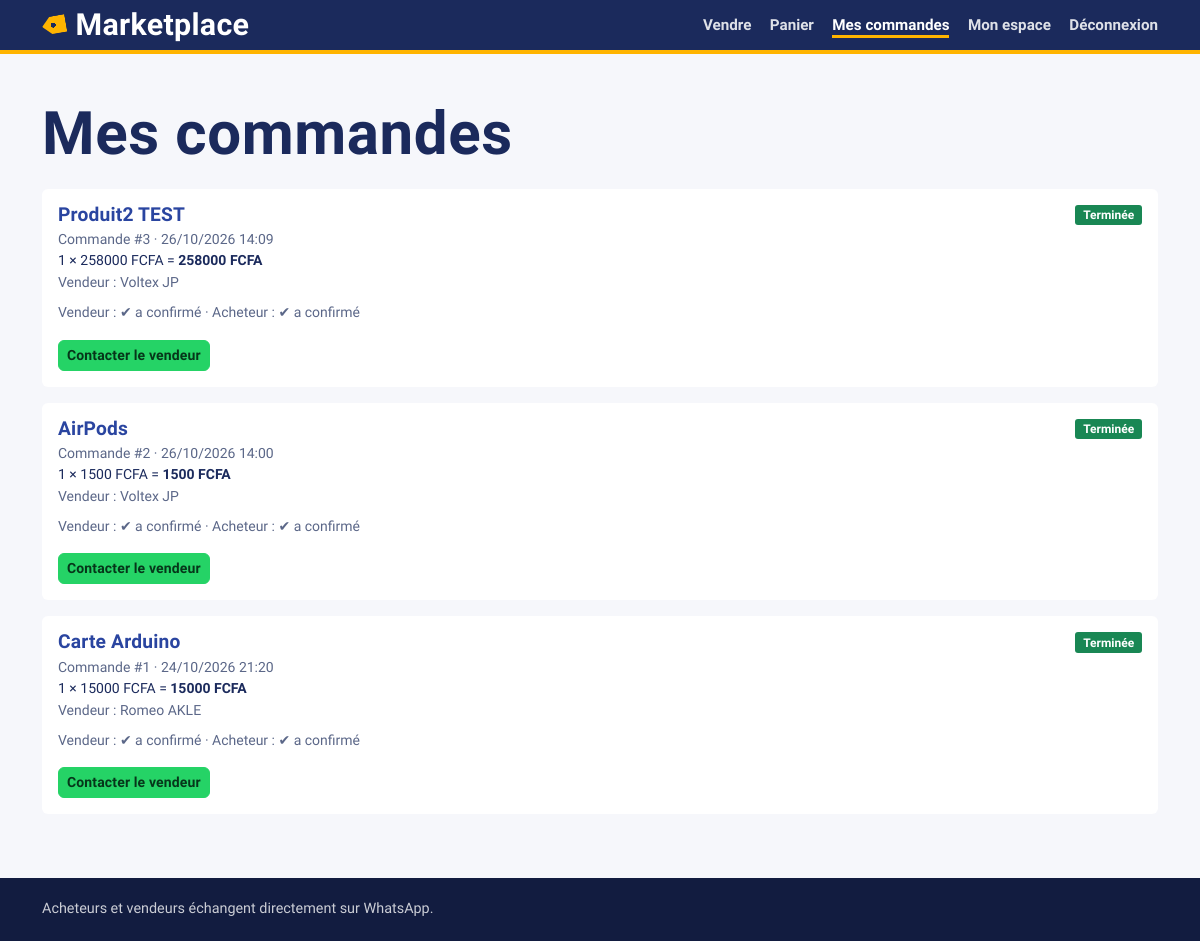
Page /orders/ (signed in) on the committed database.
### orders/models.py (models this page shows, shortened)
class Order(models.Model):
    class Status(models.TextChoices):
        PENDING = "pending", "En attente"
        CANCELLED = "cancelled", "Annulée"
        COMPLETED = "completed", "Terminée"
    buyer = models.ForeignKey(
        settings.AUTH_USER_MODEL,
        on_delete=models.PROTECT,
        related_name="orders",
    )
    product = models.ForeignKey(
        Product,
        on_delete=models.PROTECT,
        related_name="orders",
    )
    quantity = models.PositiveIntegerField(validators=[MinValueValidator(1)])
    unit_price = models.DecimalField(max_digits=10, decimal_places=2)
    status = models.CharField(
        max_length=20,
        choices=Status.choices,
        default=Status.PENDING,
    )
    seller_confirmed = models.BooleanField("confirmée par le vendeur", default=False)
    buyer_confirmed = models.BooleanField("confirmée par l'acheteur", default=False)
    created_at = models.DateTimeField(auto_now_add=True)
    updated_at = models.DateTimeField(auto_now=True)
    completed_at = models.DateTimeField(null=True, blank=True)
    class Meta:
        verbose_name = "commande"
        verbose_name_plural = "commandes"
        ordering = ["-created_at"]
        indexes = [models.Index(fields=["status"])]
    @property
    def total(self):
        return self.unit_price * self.quantity
    @staticmethod
    def _whatsapp_link(user, text):
        number = (user.whatsapp_number or "").lstrip("+")
        return f"https://wa.me/{number}?text={quote(text)}"
    @property
    def contact_seller_link(self):
        text = (
            f"Bonjour, je vous contacte au sujet de ma commande #{self.pk} "
            f"({self.quantity} × {self.product.name})."
        )
        return self._whatsapp_link(self.product.seller, text)

### products/models.py (models this page shows, shortened)
class Product(models.Model):
    class Condition(models.TextChoices):
        NEW = "new", "Neuf"
        LIKE_NEW = "like_new", "Comme neuf"
        GOOD = "good", "Bon état"
        USED = "used", "Occasion"
    seller = models.ForeignKey(
        settings.AUTH_USER_MODEL,
        on_delete=models.CASCADE,
        related_name="products",
    )
    category = models.ForeignKey(
        Category,
        on_delete=models.PROTECT,
        related_name="products",
    )
    name = models.CharField(max_length=200)
    description = models.TextField()
    image = models.ImageField(upload_to="products/%Y/%m/", blank=True)
    price = models.DecimalField(
        max_digits=10,
        decimal_places=2,
        validators=[MinValueValidator(Decimal("0.01"))],
    )
    quantity = models.PositiveIntegerField(default=1)
    condition = models.CharField(
        max_length=20,
        choices=Condition.choices,
        default=Condition.GOOD,
    )
    is_active = models.BooleanField(
        default=True,
        verbose_name="Article actif / en vente",
    )
    created_at = models.DateTimeField(auto_now_add=True)
    updated_at = models.DateTimeField(auto_now=True)
    class Meta:
        ordering = ["-created_at"]
        indexes = [models.Index(fields=["is_active", "-created_at"])]

### accounts/models.py (models this page shows, shortened)
class User(AbstractUser):
    username = None
    email = None  # supprime le champ email hérité d'AbstractUser
    first_name = models.CharField("prénom", max_length=150)
    last_name = models.CharField("nom", max_length=150)
    whatsapp_number = models.CharField(
        "numéro WhatsApp",
        max_length=16,
        unique=True,
        validators=[
            RegexValidator(
                r"^\+\d{8,15}$",
                "Format international requis, ex : +22997000000",
            )
        ],
    )
    USERNAME_FIELD = "whatsapp_number"
    REQUIRED_FIELDS = ["first_name", "last_name"]
    objects = UserManager()

### orders/views.py (the view)
# urls.py: path("",views.order_list,name="orders_list"),
@login_required
def order_list(request):
    orders = Order.objects.filter(buyer=request.user).select_related("product__seller")
    return render(request, "orders/orders.html", {"orders": orders})

### orders/templates/orders/orders.html (shortened to what this page needs)
{% extends "base.html" %}
{% block content %}
<h1 class="h3 mb-4">Mes commandes</h1>
{% for order in orders %}
    {% include "orders/_order_item.html" with order=order role="buyer" %}
{% empty %}
    <p class="text-muted">Aucune commande effectuée.</p>
{% endfor %}
{% endblock %}

### orders/templates/orders/_order_item.html (shortened to what this page needs)
<div class="card border-0 shadow-sm mb-3 rder-card order-{{ order.status }}">
    <div class="card-body">
        <div class="d-flex justify-content-between align-items-start flex-wrap gap-2">
            <div>
                <h3 class="h6 mb-1">
                    <a class="text-decoration-none" href="{% url 'product_detail' order.product.id %}">{{ order.product.name }}</a>
                </h3>
                <div class="small text-muted">Commande #{{ order.id }} · {{ order.created_at|date:"d/m/Y H:i" }}</div>
                <div class="small">
                    {{ order.quantity }} × {{ order.unit_price|floatformat:"-2" }} FCFA =
                    <strong>{{ order.total|floatformat:"-2" }} FCFA</strong>
                </div>
                <div class="small text-muted">
                    {% if role == "seller" %}
                        Acheteur : {{ order.buyer.first_name }} {{ order.buyer.last_name }}
                    {% else %}
                        Vendeur : {{ order.product.seller.first_name }} {{ order.product.seller.last_name }}
                    {% endif %}
                </div>
            </div>
            <span class="badge {% if order.status == 'completed' %}bg-success{% elif order.status == 'cancelled' %}bg-secondary{% else %}bg-warning text-dark{% endif %}">
                {{ order.get_status_display }}
            </span>
        </div>
        <div class="small mt-2 text-muted">
            Vendeur : {% if order.seller_confirmed %}✔ a confirmé{% else %}en attente{% endif %}
            · Acheteur : {% if order.buyer_confirmed %}✔ a confirmé{% else %}en attente{% endif %}
        </div>
        <div class="d-flex flex-wrap gap-2 mt-3">
            {% if order.status != "cancelled" %}
                {% if role == "seller" %}
                    <a class="btn btn-success btn-sm" href="{{ order.contact_buyer_link }}" target="_blank" rel="noopener">Contacter l'acheteur</a>
                {% else %}
                    <a class="btn btn-success btn-sm" href="{{ order.contact_seller_link }}" target="_blank" rel="noopener">Contacter le vendeur</a>
                {% endif %}
            {% endif %}
        </div>
    </div>
</div>

### accounts/static/accounts/site.css (style rules this page uses)
:root { --ink: #1b2a5c; --ink-deep: #121c40; --link: #2a45a0; --muted: #5b6788; --line: #d5daea; --paper: #f6f7fb; --tint: #e6eaf6; --saffron: #ffb400; --saffron-hover: #ffc233; --saffron-press: #e8a200; --chili: #c62039; --leaf: #0f7b4b; --whatsapp: #25d366; --whatsapp-dark: #1ebe5b; --font-body: "Atkinson Hyperlegible", "Segoe UI", system-ui, -apple-system, sans-serif; --font-display: "Sofia Sans Extra Condensed", "Arial Narrow", "Roboto Condensed", sans-serif; --radius: 6px; --bs-primary: #1b2a5c; --bs-primary-rgb: 27, 42, 92; --bs-body-font-family: var(--font-body); --bs-body-color: #1b2a5c; --bs-body-bg: #f6f7fb; --bs-link-color: #2a45a0; --bs-link-color-rgb: 42, 69, 160; --bs-link-hover-color: #1b2a5c; --bs-link-hover-color-rgb: 27, 42, 92; --bs-border-color: #d5daea; }
html { -webkit-text-size-adjust: 100%; }
body { font-family: var(--font-body); font-size: 1rem; line-height: 1.55; color: var(--ink); background-color: var(--paper); min-height: 100vh; display: flex; flex-direction: column; }
a { color: var(--link); }
h1, h2, h3, h4, h5, h6, .h1, .h2, .h3, .h4, .h5, .h6 { font-family: var(--font-display); font-weight: 800; line-height: 1.05; letter-spacing: 0.01em; color: var(--ink); }
.h3 { font-size: 2rem; }
.h6 { font-size: 1.2rem; }
.text-muted, .form-text { color: var(--muted) !important; }
.btn { border-radius: var(--radius); font-weight: 700; letter-spacing: 0.01em; transition: transform 0.08s ease, box-shadow 0.08s ease, background-color 0.15s ease; }
.btn, .btn:hover, .btn:focus, .btn:active { background-image: none; }
a.btn[href^="https://wa.me/"] { --bs-btn-bg: #25d366; --bs-btn-border-color: #25d366; --bs-btn-color: #06361a; --bs-btn-hover-bg: #1ebe5b; --bs-btn-hover-border-color: #1ebe5b; --bs-btn-hover-color: #06361a; background-color: var(--whatsapp); border-color: var(--whatsapp); color: #06361a; }
.card { border: 1px solid var(--line); border-radius: var(--radius); background: #fff; color: var(--ink); }
.card.shadow-sm { box-shadow: none !important; }
.badge { border-radius: 3px; font-weight: 700; }
main > h1.h3, main > h1.h4 { font-size: clamp(2.5rem, 6vw, 3.75rem); }
.order-completed { border-left-color: var(--leaf) !important; }

### rows in the picture
Order: product.name "Produit2 TEST", id "3", created_at "26/10/2026 14:09", quantity "1", unit_price "258000", total "258000", product.seller.first_name "Voltex", product.seller.last_name "JP", status "Terminée", seller_confirmed "✔ a confirmé", buyer_confirmed "✔ a confirmé"
Order: product.name "AirPods", id "2", created_at "26/10/2026 14:00", quantity "1", unit_price "1500", total "1500", product.seller.first_name "Voltex", product.seller.last_name "JP", status "Terminée", seller_confirmed "✔ a confirmé", buyer_confirmed "✔ a confirmé"
Order: product.name "Carte Arduino", id "1", created_at "24/10/2026 21:20", quantity "1", unit_price "15000", total "15000", product.seller.first_name "Romeo", product.seller.last_name "AKLE", status "Terminée", seller_confirmed "✔ a confirmé", buyer_confirmed "✔ a confirmé"
